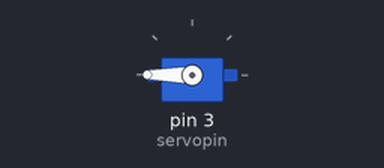
This sketch was run on a simulated Arduino Uno, built with avr-gcc and run on an emulated ATmega328P. Parts: servo.

Above: at 1.8 s.
At 4.8 s:
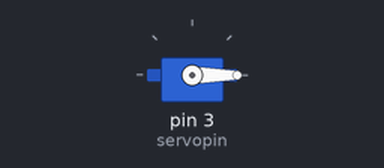
At 13.62 s:
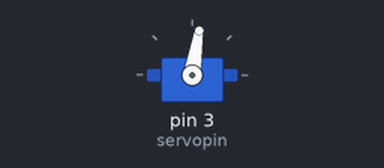
At 22.63 s:
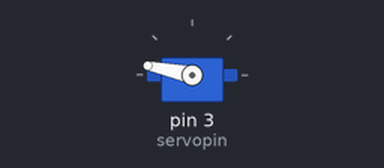
Timing chart, 0 to 25.3 s (numbered marks = the images above):
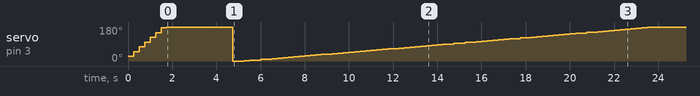

The sketch:

Servo_Control_By_Potentiometer.ino
```cpp
#include<Servo.h>
Servo servo;
int servopin = 3;
float x = 0;
void setup()
{

  servo.attach(servopin);
  servo.write(0);
}

void loop()
{
x= x+25;
  servo.write(x);
delay(250);
}
```

Measured:
- by itself, servo on pin 3 (servopin): 25° → 50° at 0.25 s, → 75° 0.25 s later, → 100° 0.25 s later, → 125° 0.25 s later, … (83 changes in this stretch)
